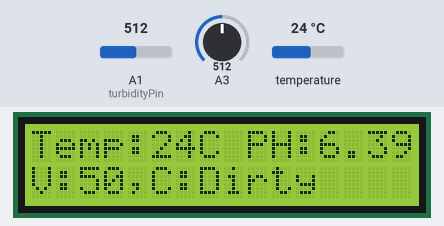
The sketch below on a simulated Arduino Uno, built with avr-gcc and run on an emulated ATmega328P. Shown: 16×2 character LCD. The test bench sets the inputs (shaded band); at power-on: A1 (turbidityPin) = 512, temperature 24 °C, A3 = 512. What the sketch prints to the serial monitor is not drawn.

Above: at 1.7 s.
1.8 s: A1 (turbidityPin) set to 1023
At 2.8 s:
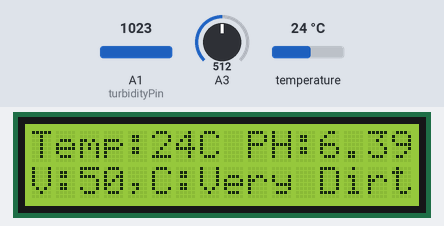
5.2 s: temperature set to 10.3 °C
At 6.0 s:
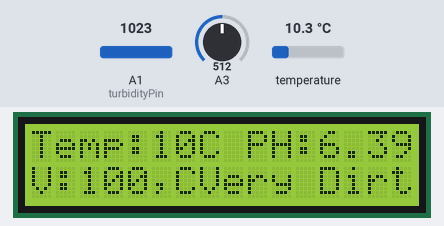
6.8 s: temperature set to 9.6 °C
At 7.4 s:
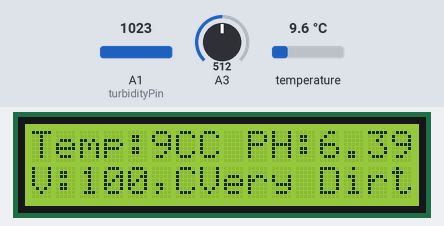
9.3 s: A1 (turbidityPin) set to 60
At 11.2 s:
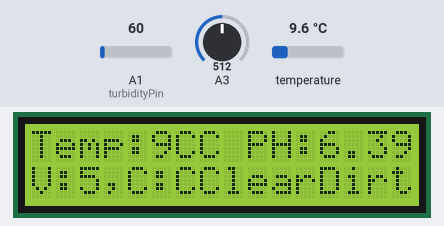
11.6 s: A1 (turbidityPin) set to 306
At 13.6 s:
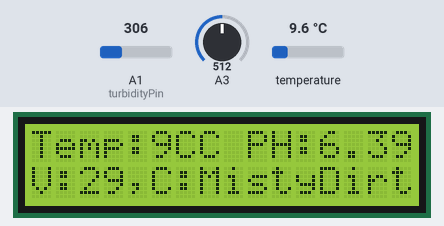
14.0 s: temperature set to 12 °C
At 14.5 s:
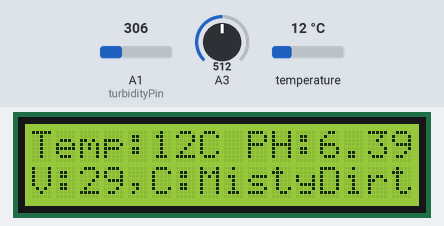
Timing chart, 0 to 16.6 s (numbered marks = the images above; inputs shaded):
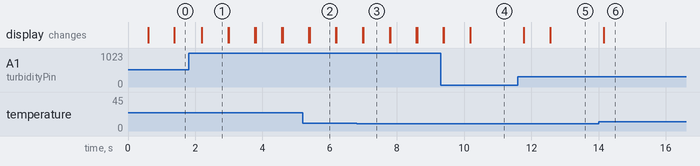

The sketch:

sketch_aquaculture_copy_20240920175008.ino
```cpp
#include <Wire.h>
#include <LiquidCrystal_I2C.h>
#include <OneWire.h>
#include <DallasTemperature.h>
// Define LCD properties (adjust as needed for your LCD)
const int LCD_COLS = 16;       // Number of columns in the LCD
const int LCD_ROWS = 2;        // Number of rows in the LCD
const int LCD_ADDRESS = 0x27;  // I2C address of the LCD

LiquidCrystal_I2C lcd(LCD_ADDRESS, LCD_COLS, LCD_ROWS);  // Create LCD object
#define ONE_WIRE_BUS A0
// Define pin numbers
// Setup a oneWire instance to communicate with any OneWire devices
OneWire oneWire(ONE_WIRE_BUS);

// Pass oneWire reference to DallasTemperature library
DallasTemperature sensors(&oneWire);
const int turbidityPin = A1;  // Analog input pin for turbidity sensor (adjust pin number as needed)

// Define thresholds for turbidity categories
const int clearThreshold = 20;  // Example threshold for clear water
const int mistyThreshold = 40;  // Example threshold for misty water
const int dirtyThreshold = 70;  // Example threshold for dirty water
float calibration_value = 21.34 - 0.7;
int phval = 1;
unsigned long int avgval;
int buffer_arr[10], temp;

float ph_act;

unsigned long previousMillis = 0;
const long interval = 500L;  // Interval in milliseconds
void setup() {
  Serial.begin(9600);
  // Initialize the DS18B20 sensor
  sensors.begin();
  // Initialize LCD
  lcd.init();
  lcd.backlight();  // Turn on backlight
  lcd.clear();      // Clear the display

  // Print initial message to LCD
  // lcd.setCursor(0, 0); // Set cursor to first column of first row
  // lcd.print("Turbidity:");

  delay(500);
  Serial.println("sample_id,timestamp_ms,pH,temperature_c,turbidity_ntu");
}

void loop() {
  unsigned long currentMillis = millis();

  if (currentMillis - previousMillis >= interval) {
    //display_pHValue(); // Call the function to display pH value
    previousMillis = currentMillis;  // Reset the timer
  }

  for (int i = 0; i < 10; i++) {
    buffer_arr[i] = analogRead(A3);
    //delay(10);
  }
  avgval = 0;
  for (int i = 2; i < 8; i++)
    avgval += buffer_arr[i];

  float volt = (float)avgval * 5.0 / 1024 / 6;
  ph_act = -5.70 * volt + calibration_value;

  // lcd.clear(); // Clear the LCD screen
  lcd.setCursor(9, 0);  // Set cursor to first column, first row
  lcd.print("PH:");
  lcd.print(ph_act);
  // Read analog voltage from turbidity sensor
  int turbidityRawValue = analogRead(turbidityPin);

  // Convert raw ADC value to turbidity value (adjust calibration as needed)
  float turbidity = map(turbidityRawValue, 0, 1023, 0, 100);  // Example: mapping 0-1023 to 0-100 (adjust as per sensor specs)

  // Classify turbidity based on thresholds
  String turbidityCategory;
  if (turbidity < clearThreshold) {
    turbidityCategory = "Clear";
    lcd.setCursor(7, 1);
    lcd.print(turbidityCategory);
  } else if (turbidity< mistyThreshold & turbidity > clearThreshold) {
    turbidityCategory = "Misty";
    lcd.setCursor(7, 1);
    lcd.print(turbidityCategory);
  } else if (turbidity< dirtyThreshold & turbidity > mistyThreshold) {
    turbidityCategory = "Dirty";
    lcd.setCursor(7, 1);
    lcd.print(turbidityCategory);
  } else if (turbidity > dirtyThreshold) {
    turbidityCategory = "Very Dirty";
    lcd.setCursor(7, 1);
    lcd.print(turbidityCategory);
  }

  // Print turbidity value and category to LCD
  // lcd.setCursor(0, 0); // Set cursor to first column of second row
  // lcd.print("V:");
  // lcd.print(int(turbidity));
  // lcd.print(",");
  // lcd.print("C:");
  //lcd.print(turbidityCategory);

  //delay(1000); // Adjust delay as needed for your application
  sensors.requestTemperatures();

  // Check if any devices are found
  if (sensors.getDeviceCount() == 0) {
    lcd.setCursor(0, 0);
    lcd.print("No DS18B20 found");
    //delay(3000);
    return;  // Exit loop if no devices found
  }
  // Get temperature from the sensor
  float temperatureCelsius = sensors.getTempCByIndex(0);

  if (temperatureCelsius == DEVICE_DISCONNECTED_C) {
    lcd.setCursor(0, 0);
    lcd.print("Temp sensor error");
    return;
  }

  // Display temperature on LCD
  //lcd.clear();
  lcd.setCursor(0, 0);
  lcd.print("Temp:");
  lcd.print(int(temperatureCelsius));
  lcd.print("C");

  // Wait for a second before taking the next reading

  lcd.setCursor(0, 1);  // Set cursor to first column of second row
  lcd.print("V:");
  lcd.print(int(turbidity));
  lcd.print(",");
  lcd.print("C:");

  unsigned long sampleTimestamp = millis();
  Serial.print(sampleTimestamp);
  Serial.print(',');
  Serial.print(sampleTimestamp);
  Serial.print(',');
  Serial.print(ph_act, 2);
  Serial.print(',');
  Serial.print(temperatureCelsius, 2);
  Serial.print(',');
  Serial.println(turbidity, 1);
}
```

Measured:
- the behaviour switches between 10 and 9.9 °C on temperature (found by bisection; images 2 and 3)
- after the input at 1.8 s, the display: changes after 0.40 s (image 1)
- after the input at 5.2 s, the display: first changes after 0.18 s (image 2 shows a later state)
- after the input at 6.8 s, the display: first changes after 0.18 s (image 3 shows a later state)
- after the input at 9.3 s, the display: first differs from a run without the input after 0.10 s (image 4 shows a later state)
- after the input at 11.6 s, the display: first changes after 0.18 s (image 5 shows a later state)
- after the input at 14.0 s, the display: changes after 0.15 s (image 6)
